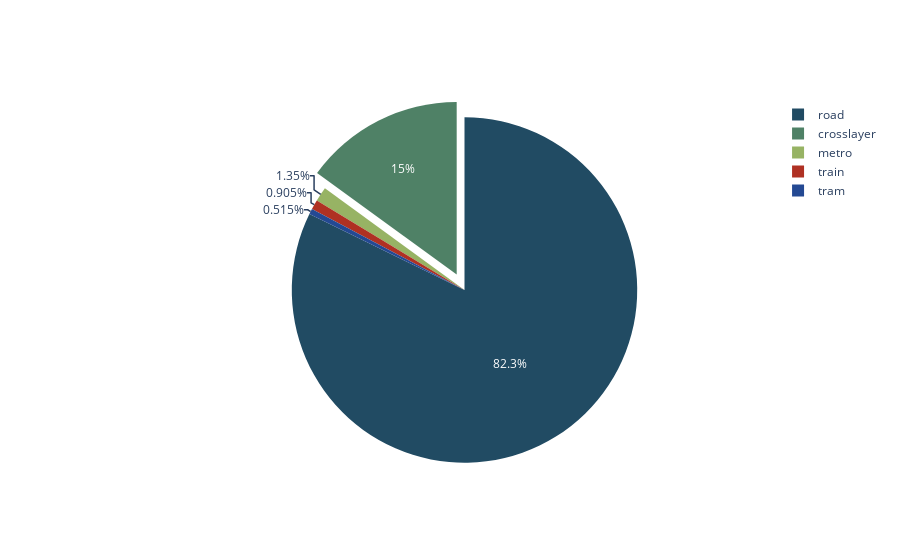

Write notebook code for a chart like this one.
### Code cell
DF = df.loc[df['LP'] == "LineString"]
DF = DF.drop_duplicates(subset="ID")

fig = go.Figure(None)
fig.add_trace(go.Pie(
    labels=DF.groupby('layer')['layer'].count().sort_values(ascending=False).index.tolist(), 
    values=DF.groupby('layer')['layer'].count().sort_values(ascending=False).values.tolist(), 
    pull=[0, 0.1, 0, 0, 0],
    marker_colors = ['rgb(33, 75, 99)', 'rgb(79, 129, 102)', 'rgb(151, 179, 100)','rgb(175, 49, 35)', 'rgb(36, 73, 147)']
    )
)
fig.show()

### Figure 1 — Plotly figure (JSON) as saved in the notebook; plotly's stock layout.template omitted (floating-point values rounded to 4 significant figures)
{"data": [{"labels": ["road", "crosslayer", "metro", "train", "tram"], "marker": {"colors": ["rgb(33, 75, 99)", "rgb(79, 129, 102)", "rgb(151, 179, 100)", "rgb(175, 49, 35)", "rgb(36, 73, 147)"]}, "pull": [0, 0.1, 0, 0, 0], "type": "pie", "values": [22357, 4071, 367, 246, 140]}], "layout": {}}
